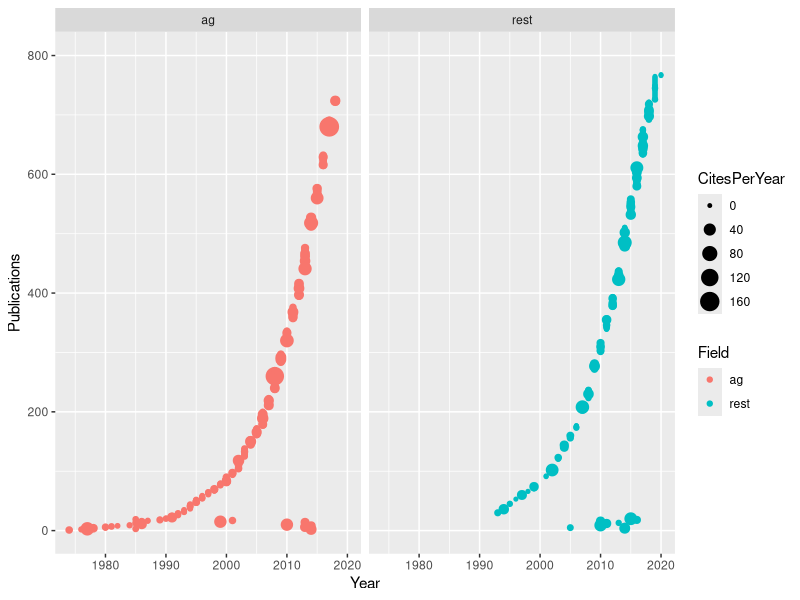
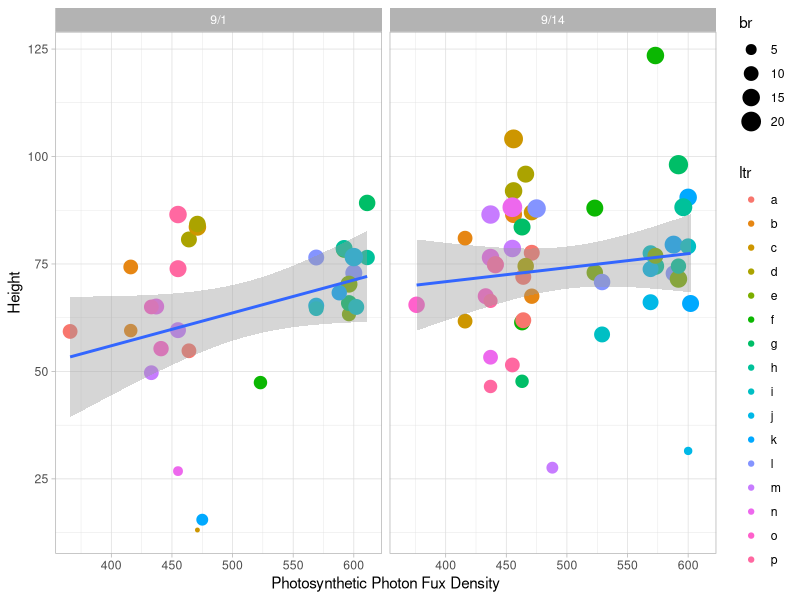

The R source for these figures, in order: (Note: this script raises an error after producing the figures.)
library(tidyverse)



# Citations

halorest <- read.csv("halorest.csv")
head(halorest)
summary(halorest)


ggplot(data=halorest) +
  geom_point(mapping = aes(x = Year, y = X, size = CitesPerYear, color = Field)) +
  facet_wrap(~Field) +
  ylab("Publications") +
  xlab("Year")


# Germination



# Propogation

prop <- read.csv("propfinal.csv")
view(prop)

ggplot(data = prop) +
  geom_point(mapping = aes(x = ppfd, y = h, color = ltr, size = br)) +
  facet_wrap(~Date) +
  geom_smooth(mapping = aes(x=ppfd, y = h),method = lm) +
  ylab("Height") +
  xlab("Photosynthetic Photon Fux Density") +
  theme_light()


# Cultivation
cult <-cult_prelim_copy
summary(cult) 
head(cult)

ggplot(data = cult) +
  geom_point(mapping = aes(x = Time, y = Weight, color = PPFD)) +
  geom_smooth(mapping = aes(x = Time, y = Weight), method = lm) +
  theme_light() +
  xlab("Distance From Edge") +
  ylab("Weight in Ounces")

# Analysis

plot(Weight ~ Time, data = cult)
mod1<-lm(formula = Weight ~ Time, data = cult)
summary(mod1)
abline(mod1)
coef(mod1)
anova(mod1)

plot(mod1)

  